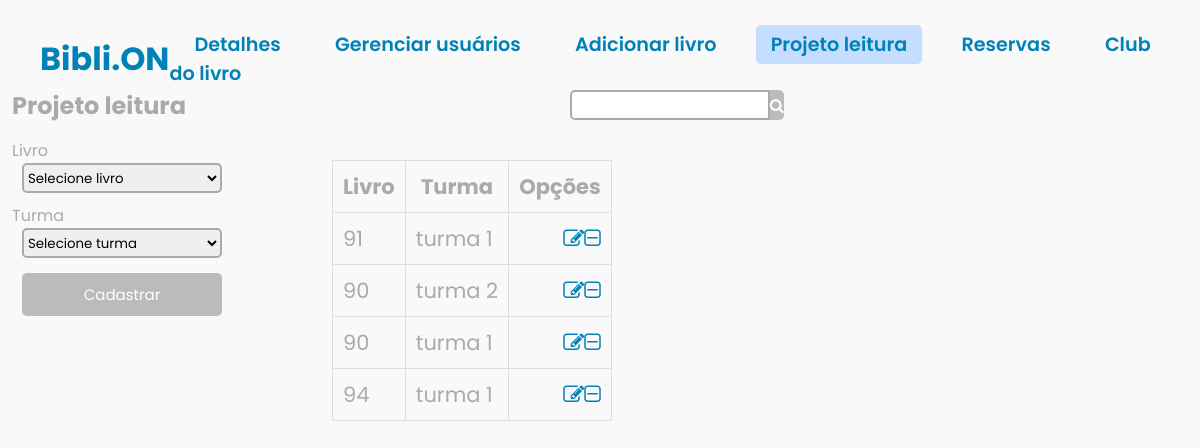
/biblioteca/adm/projetolei.php (signed in), run on the app's committed database.
### tables this page shows
CREATE TABLE IF NOT EXISTS `clublivro` (
`id` int(11) NOT NULL,
  `id_livro` int(11) NOT NULL,
  `id_turma` varchar(255) NOT NULL
);

### biblioteca/adm/projetolei.php (the view, shortened to what this page needs)
<!DOCTYPE html>
<html>
<head>
    <link rel="stylesheet" type="text/css" href="../css/menuad.css">
    <link rel="stylesheet" href="https://stackpath.bootstrapcdn.com/font-awesome/4.7.0/css/font-awesome.min.css">
</head>
<body>
    <header>
        <nav class="navigation">
            <div>
                <h3>Bibli.ON</h3>
            </div>
            <div>
                <a href="menuadm.php">Detalhes</a>
                <a href="gerenciar.php">Gerenciar usuários</a>
                <a href="addlivro.php">Adicionar livro</a>
                <a style="background-color: #c5deff;" href="clubdolivro.php">Projeto leitura</a>
                <a href="reservas.php">Reservas</a>
                <a href="clublivro.php">Club do livro</a>
            </div>
        </nav>
    </header>
    <div id="adicionar-livro-secao" class="addlivro">
        <div class="container1">
            <form method="POST" action="<?php echo $_SERVER["PHP_SELF"]; ?>" enctype="multipart/form-data">
                <h2>Projeto leitura</h2>
                <label for="livro">Livro</label><br>
                <select style="margin-bottom: 10px;" class="in" name="livro" required>
                <?php
                    $host = "localhost";
                    $user = "root";
                    $password = "root";
                    $database = "biblioteca";
                    $conn = mysqli_connect($host, $user, $password, $database);
                    $sql = "SELECT * FROM livros";
                    $result = $conn->query($sql);
                    if ($result->num_rows > 0) {
                        echo '<option value="">Selecione livro</option>';
                    } else {
                        echo '<option disabled>Nenhuma categoria encontrada para este evento.</option>';
                    }
                ?>
                </select>
                <label for="turma">Turma</label><br>
                <select style="margin-bottom: 10px;" class="in" name="turma" required>
                <?php
                    $host = "localhost";
                    $user = "root";
                    $password = "root";
                    $database = "biblioteca";
                    $conn = mysqli_connect($host, $user, $password, $database);
                    $sql = "SELECT * FROM turmas";
                    $result = $conn->query($sql);
                    if ($result->num_rows > 0) {
                        echo '<option value="">Selecione turma</option>';
                    } else {
                        echo '<option disabled>Nenhuma categoria encontrada para este evento.</option>';
                    }
                ?>
                </select><br>
                <button class="lin" type="submit" name="cadastrar" value="Cadastrar">Cadastrar</button>
            </form>
        </div>
        <div class="container2">
            <form class="bun" method="GET" action="<?php echo $_SERVER["PHP_SELF"]; ?>">
              <input class="bun1" type="text" name="search" id="search" class="search-input">
              <button class="bun2" type="submit" class="search-button"><i class="fa fa-search" aria-hidden="true"></i></button>
            </form>
            <table>
            <thead>
                <tr>
                <th>Livro</th>
                <th>Turma</th>
                <th>Opções</th>
                </tr>
            </thead>
            <tbody>
            <?php
              $servername = "localhost";
              $username = "root";
              $password = "root";
              $dbname = "biblioteca";
              $conn = new mysqli($servername, $username, $password, $dbname);
              $search = isset($_GET['search']) ? $_GET['search'] : '';
              $sql = "SELECT * FROM clublivro WHERE id_livro LIKE '%$search%'";
              $result = $conn->query($sql);
              if ($result->num_rows > 0) {
                while ($row = $result->fetch_assoc()) {
                    echo "<tr>";
                    echo "<td>" . $row["id_livro"] . "</td>";
                    echo "<td>" . $row["id_turma"] . "</td>";
                    echo "<td class='options'><a class='fa fa-pencil-square-o ininn' href='detalhesadm.php?id=" . $row["id"] . "'></a>";
                    echo "<a id='delete-button' class='fa fa-minus-square-o ininn' href='apagar4.php?id=" . $row["id"] . "'></a></td>";
                    echo "</tr>";
                }
                } else {
                echo "<tr><td colspan='6'>Nenhum livro encontrado.</td></tr>";
                }
                ?>
            </tbody>
            </table>
        </div>
    </div>
</body>
</html>

### biblioteca/css/menuad.css (style rules this page uses)
body { background-color: #f9f9f9; min-height: 100vh; background-repeat: no-repeat; display: flex; justify-content: center; align-items: center; }
* { margin: 0; padding: 0; box-sizing: border-box; font-family: 'Poppins', sans-serif; }
header { position: absolute; top: 0; left: 0; width: 100%; padding: 30px 40px; z-index: 100; }
.navigation a { text-decoration: none; color: #0081B8; padding: 6px 15px; border-radius: 5px; margin: 0 10px; font-weight: 600; font-size: larger; transition: all 0.5s ease; }
.navigation h3 { font-size: 2em; color: #0081B8; pointer-events: none; }
nav { display: flex; align-items: center; justify-content: space-between; }
.container1 { padding-right: 100px; }
h2 { color:#aaa; text-align: left; margin-bottom: 15px; margin-top: 8px; }
.in { display: block; border: 2px solid #aaa; width: 200px; height: 30px; margin-left: 10px; margin-right: 10px; border-radius: 5px; transition: 0.3s; }
.lin { float: left; position: relative; bottom: 20px; font-size: 15px; width: 200px; padding: 10px 15px; background-color: #bbb; color: #fff; border-radius: 5px; margin-left: 10px; border: none; transition: 0.3s; }
.ininn { text-decoration: none; color: #0081B8; }
label { color: #aaa; }
.addlivro { display: flex; justify-content: left; height: 80vh; width: 98%; align-items: stretch; }
table { border-collapse: collapse; }
td, th { padding: 10px; color: #aaa; font-size: 21px; border: 1px solid #ddd; }
td.options { text-align: right; }
.bun { margin-top: 10px; margin-bottom: 40px; display: flex; align-items: center; margin-left: 85%; }
.bun1 { border: 2px solid #aaa; width: 200px; height: 30px; border-radius: 5px 0px 0px 5px; }
.bun2 { font-size: 15px; height: 30px; width: 30px; background-color: #bbb; color: #fff; border-radius: 0px 5px 5px 0px; border: none; transition: 0.3s; }
.container2 { display: flex; flex-direction: column; }

### data on the page
clublivro: id_livro "91", id_turma "turma 1"
clublivro: id_livro "90", id_turma "turma 2"
clublivro: id_livro "90", id_turma "turma 1"
clublivro: id_livro "94", id_turma "turma 1"
